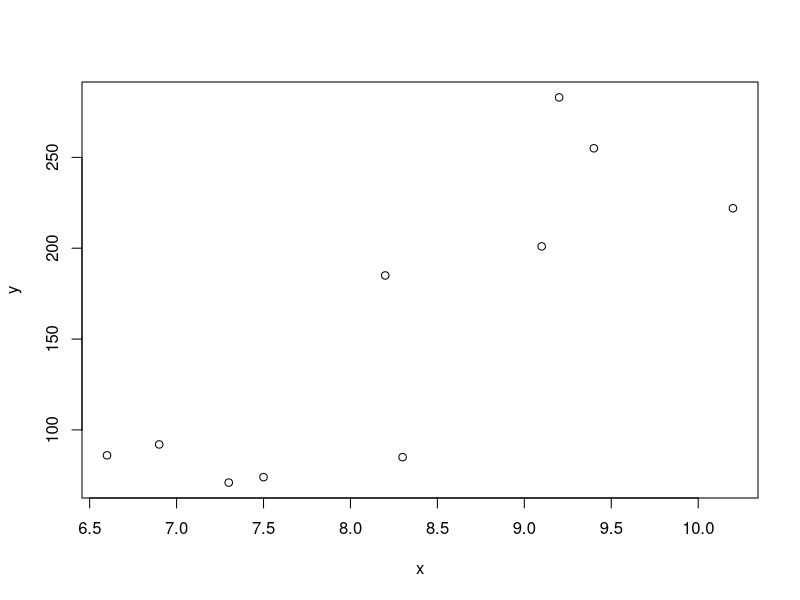
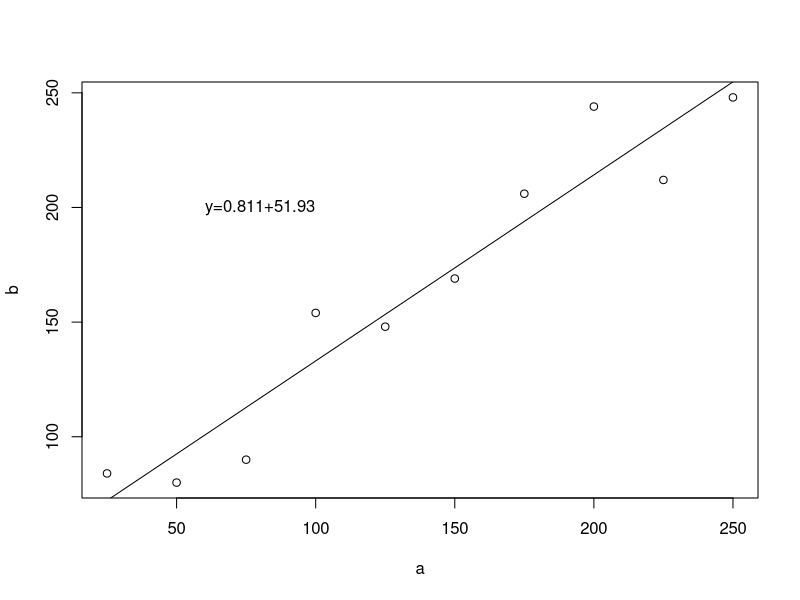
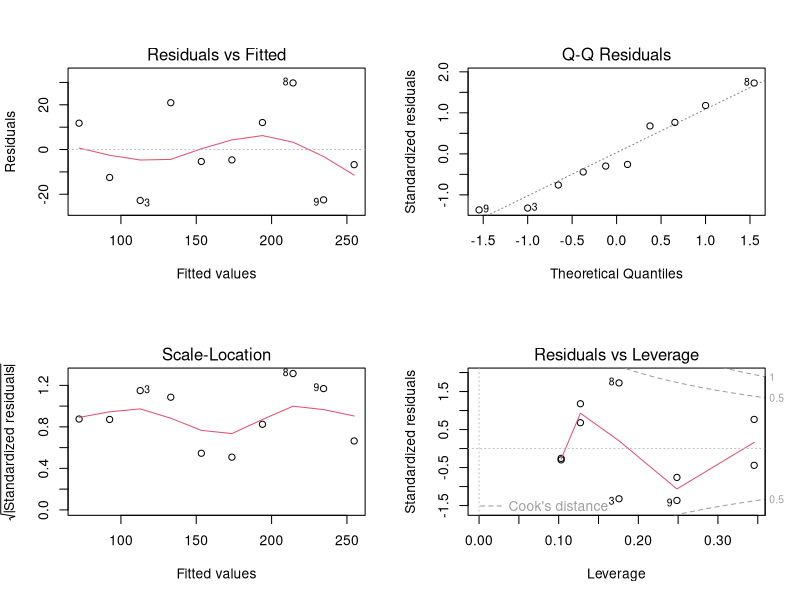
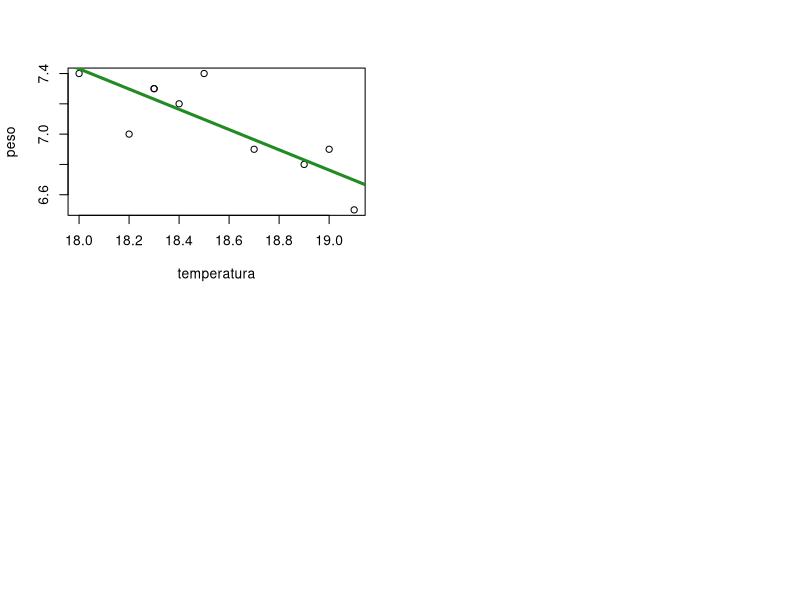
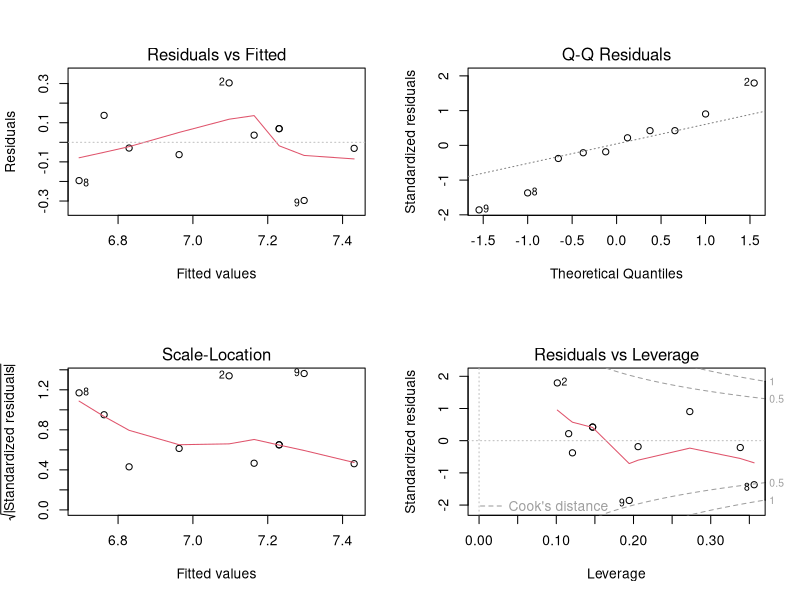

The R source for these figures, in order:


####### Aula Regressão Linear (preparado por Vivian e Waira)

# Regressão Linear
# Quanto que a variável y varia em relação a variavel x
# Porém antes disso, vamos falar de:

## Correlação
# Se as variáveis estão correlacionadas, ou seja, o grau pelo qual duas 
# Variaveis tendem a mudar juntas.
# É dado pelo coeficiente de correlação "r"

## Pearson
# parametrico
# preferencialmente contínuas

# Spearman
# uando não existe normalidade e/ou nao existe relação linear

# Kendall
# se existe correlação entre duas variáveis ordinais,usando uma escala ou gradiente.
# É um método adequado quando amostras têm tamanhos reduzidos,


# Correlacao entre massa de peixes e comprimento dos otolitos
x <-c(6.6,6.9,7.3,7.5,8.2,8.3,9.1,9.2,9.4,10.2)
y <-c(86,92,71,74,185,85,201,283,255,222)
shapiro.test(x)
shapiro.test(y)

# Parece que há uma correlação positiva entre as duas variáveis e podemos testar se esta correlação e real ou 
# nao usando a função cor.test().
# Testamos a significância da relação
# A correlação é maior que 0? (two.sided)
plot(x,y)

cor.test(x,y,method="pearson",alternative="two.sided")



#### Regressão linear
# Note, que a pergunta não é se elas estão relacionadas, e sim como.
# EM BUSCA DA EQUAÇÃO DA RETA!!

#Um exemplo de regressão simples linear: dados sobre a massa de fertilizante (gm-2) aplicada (b) e a
#colheita de grama obtida (gm-2) para cada aplicação de fertilizante (a).
a=c(25,50,75,100,125,150,175,200,225,250)
b=c(84,80,90,154,148,169,206,244,212,248)


## Fazendo a regressão, ajustando o modelo linear
regr=lm(b~a)
regr

# Verificando a significância e a interação das variáveis.
summary(regr)
summary(aov(regr))

# Construindo a equação da reta
# ax+b, onde a= coeficiente angular, b= intercepto
# Para encontra-los podemos olhar a funcao acima ou usar a função
# coef.
coef(regr)
# y=0.811x+51.93

# Plotando os dados
plot(b~a)

# Colocando a reta de regressão
abline(regr)

# Adicione a formula da reta de regressao ao grafico
text(80,200,"y=0.811+51.93")

## Diagnóstico completo dos resíduos
par(mfrow=c(2,2))
plot(regr) 
#o que olhamos nos 4 plot, olha a vairancia dos reciduos, o 1 mostra a homocedasticidade.
#2. mostra a normalidade

# Valores estimados de acordo com o melhor ajuste
fitted(regr)
# Valores da diferença entre os valores estimados e observados
residuals(regr)
l=data.frame(a=400)
predict(regr,l,interval="confidence")

#EXERCICIO PESO TEMPERATURA MAMIFEROS
temperatura<-c(18.3,18.5,18.3,19,18.4,18.7,18.9,19.1,18.2,18)
peso<-c(7.3,7.4,7.3,6.9,7.2,6.9,6.8,6.5,7,7.4)
cor.test(temperatura, peso) #tem que ser primeiro x e depois y
plot(temperatura, peso)
#correlacao negativa forte!
reg<-lm(peso~temperatura) #aqui eh y~X!! ao contrario!
reg
abline(reg,cex= 6, col="forest green", lty=1, lwd= 3)
par(mfrow=c(2,2))
plot(reg)
newdata<-data.frame(temperatura=c(20,21,22))
newdata
predict(reg, newdata, interval="predict") #funcao de predicao 
#quanto maior a predicao maior valor de incerteza upr

#AGORA VOCES VAO FAZER OS SEGUINTES EXERCICIOS

#### Exercicio 1

# O professor Roberto Cavalcanti foi ao campo e coletou o comprimento do corpo de 5 aves 
#e tambem o comprimento das asas destes individuos. 
#Ele quer saber qual a relacao entre essas variaveis e quanto uma varia em funcao da outra.
# Ajude-o fazendo o teste estatistico adequado.
# Ao final faca um grafico.
asas = c(1.6, 1.5, 1.8, 1.3, 1.2 ,1.8, 1.5, 1.6, 1.7, 1.8, 1.4, 1.3, 1.8, 1.6, 1.7, 1.5, 1.5, 1.1, 2.0 ,1.7, 1.9, 1.6, 1.7, 1.6, 1.4, 1.5, 1.6, 1.5, 1.6, 1.7, 1.5, 1.6, 1.6, 1.3, 1.4, 1.5, 1.5, 1.4 ,1.6 ,1.5, 1.4 ,1.5, 1.8 ,1.1, 1.7, 1.4, 1.1, 1.7, 1.6, 1.4)
corpo = c(3.3, 1.8, 4.2, 3.3, 1.3, 1.3, 2.5, 2.3, 4.4, 3.6, 2.3, 2.8, 4.4, 2.1, 2.3, 2.2, 4.3, 4.0, 1.0, 3.4, 2.6, 3.0, 3.1, 3.1, 2.9, 2.6, 3.0, 3.2,3.8, 2.6, 2.0, 2.0, 3.4, 4.0, 2.5, 2.0, 2.2, 4.5, 2.7, 2.1, 3.1 ,3.8,2.6, 2.8, 3.3, 4.6, 2.8, 2.9, 2.3, 2.8)




### Exercicio 2

# Vamos analisar agora a media do  numero de mortes por queda de escada nos Estados unidos com o 
# numero de advogados na Georgia (EUA) entre os anos de 1999 e 2009. 

acidentes = c(1.421, 1.307, 1.462, 1.598, 1.588, 1.638, 1.690, 1.818, 1.917, 1.935, 1.960)
advogados =c(21.268, 21.362, 22.254, 23.134, 23.698, 24.367, 24.930, 25.632, 26.459, 27.227, 27.457)

#Existe uma correlacao entre esses
#dados? Se sim, Qual  a possibilidade de relacao entre eles (porque voces acham que houve  relacao)?
# Ao final facam um grafico.

